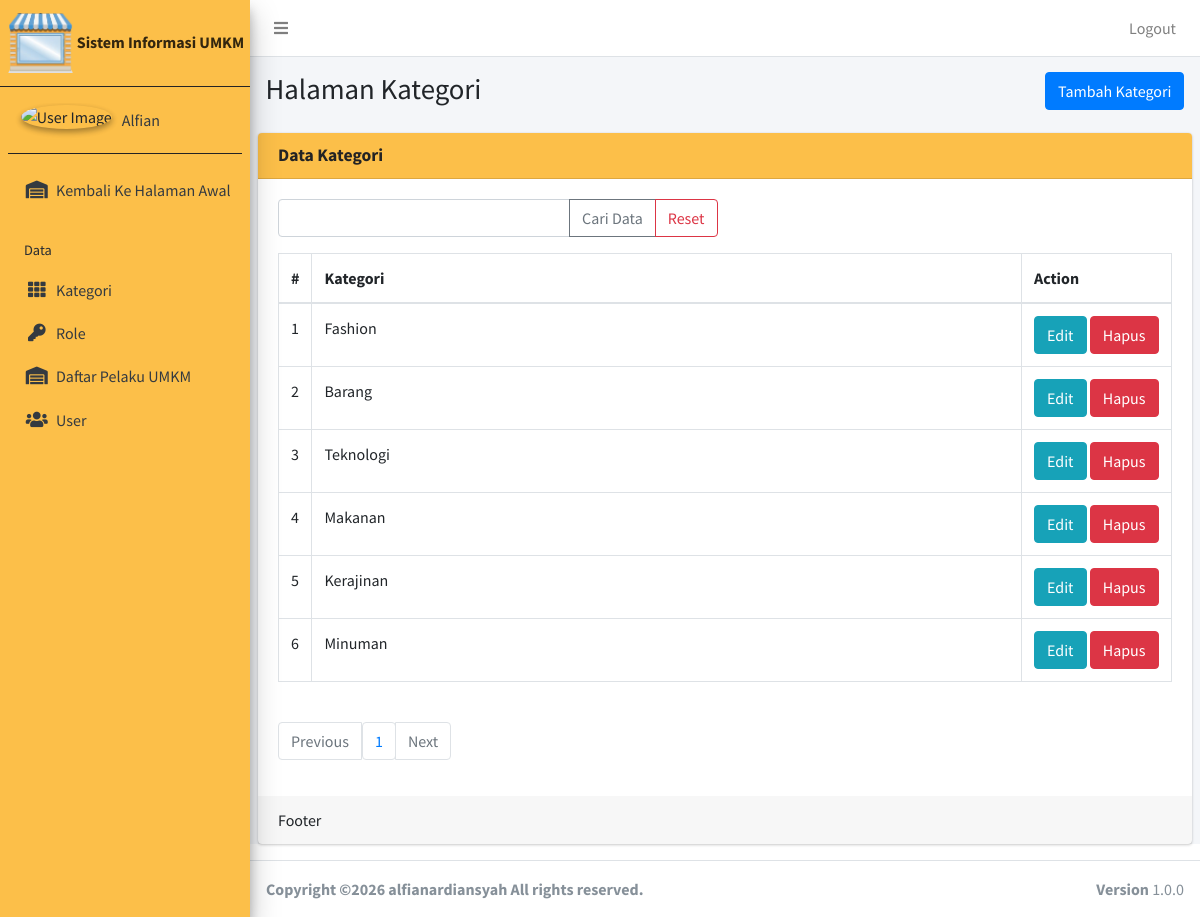
/public/kategori/pages?page=1 (signed in), run on the app's committed database.
### tables this page shows
CREATE TABLE `kategori` (
  `id` int(11) NOT NULL,
  `nama_kategori` varchar(50) NOT NULL,
  `warna` varchar(15) NOT NULL,
  `icon` varchar(15) NOT NULL
);

### app/core/Controller.php (called while the page is built, shortened)
<?php
class Controller
{
	public function view($view, $data = [])
	{
		require_once '../app/views/' . $view . '.php';
	}
	public function model($model)
	{
		return new $model;
	}
}

### app/controllers/Kategori.php (called while the page is built, shortened)
<?php
class Kategori extends Controller
{
	public function pages()
	{
		$page = $_GET['page'];
		$data['title'] = 'Data Kategori';
		$data['kategori'] = $this->model('KategoriModel')->pagination($page);
		$data['paginate'] = $this->model('KategoriModel')->get_pagination_number();
		$this->view('dashboard/kategori/index', $data);
	}
}

### app/core/App.php (called while the page is built, shortened)
<?php
class App
{
	protected $method = 'index';
	protected $params = [];
	public function __construct()
	{
		$url = $this->parseURL();
		if (file_exists('../app/controllers/' . $url[0] . '.php')) {
			unset($url[0]);
		}
		$this->controller = new $this->controller;
		if (isset($url[1])) {
			if (method_exists($this->controller, $url[1])) {
				$this->method = $url[1];
			}
		}
		call_user_func_array([$this->controller, $this->method], $this->params);
	}
	public function parseURL()
	{
		if (isset($_GET['url'])) {
			$url = rtrim($_GET['url'], '/');
			$url = filter_var($url, FILTER_SANITIZE_URL);
			$url = explode('/', $url);
			return $url;
		}
	}
}

### public/index.php (called while the page is built, shortened)
<?php
$app = new App;

### app/core/Database.php (called while the page is built, shortened)
<?php
class Database
{
	private $host = DB_HOST;
	private $user = DB_USER;
	private $pass = DB_PASS;
	private $dbnm = DB_NAME;
	private $dbh;
	private $stmt;
	public function __construct()
	{
		$dsn = 'mysql:host=' . $this->host . ';dbname=' . $this->dbnm;
		$option = [
			PDO::ATTR_PERSISTENT => true,
			PDO::ATTR_ERRMODE => PDO::ERRMODE_EXCEPTION
		];
		try {
			$this->dbh = new PDO($dsn, $this->user, $this->pass, $option);
		} catch (PDOException $e) {
			die($e->getMessage());
		}
	}
	public function query($query)
	{
		$this->stmt = $this->dbh->prepare($query);
	}
	public function execute()
	{
		$this->stmt->execute();
	}
	public function resultSet()
	{
		$this->execute();
		return $this->stmt->fetchAll(PDO::FETCH_ASSOC);
	}
}

### app/models/KategoriModel.php (called while the page is built, shortened)
<?php
class KategoriModel
{
	private $table = 'kategori';
	private $db;
	public function __construct()
	{
		$this->db = new Database;
		$this->get_all_data_kategori();
	}
	public function get_all_data_kategori()
	{
		$this->db->query('SELECT * FROM ' . $this->table);
		$this->total_records = count($this->db->resultSet());
		return $this->db->resultSet();
	}
	public function pagination($page)
	{
		$start = 0;
		$this->db->query("SELECT * FROM " . $this->table . ' LIMIT ' . $start . ', 10 ');
		return $this->db->resultSet();
	}
}

### app/views/dashboard/kategori/index.php (the view, shortened to what this page needs)
<div class="content-wrapper">
  <section class="content-header">
    <div class="container-fluid">
      <div class="d-flex row mb-2">
        <div class="col-sm-10">
          <h1>Halaman Kategori</h1>
        </div>
        <?php if ($_SESSION['role'] == 'Admin'): ?>
          <div class="col-sm-2">
            <a href="<?= base_url; ?>/kategori/tambah" class="btn float-right btn-primary">Tambah Kategori</a>
          </div>
        <?php endif; ?>
      </div>
    </div>
  </section>
  <section class="content">
    <div class="card">
      <div class="card-header">
        <h3 class="card-title font-weight-bold"><?= $data['title'] ?></h3>
      </div>
      <div class="card-body">
        <form action="<?= base_url; ?>/kategori/cari" method="post">
          <div class="row mb-3">
            <div class="col-lg-6">
              <div class="input-group">
                <input type="text" class="form-control" placeholder="" name="key">
                <div class="input-group-append">
                  <button class="btn btn-outline-secondary" type="submit">Cari Data</button>
                  <a class="btn btn-outline-danger" href="<?= base_url; ?>/kategori">Reset</a>
                </div>
              </div>
            </div>
          </div>
        </form>
        <table class="table table-bordered">
          <thead>
            <tr>
              <th style="width: 10px">#</th>
              <th>Kategori</th>
              <?php if ($_SESSION['role'] == 'Admin'): ?>
                <th style="width: 150px">Action</th>
              <?php endif; ?>
            </tr>
          </thead>
          <tbody>
            <?php $no = 1; ?>
            <?php foreach ($data['kategori'] as $row): ?>
              <tr>
                <td><?= $no; ?></td>
                <td><?= $row['nama_kategori']; ?></td>
                <?php if ($_SESSION['role'] == 'Admin'): ?>
                  <td>
                    <a href="<?= base_url; ?>/kategori/edit/<?= $row['id'] ?>" class="btn btn-info">Edit</a> <a
                      href="<?= base_url; ?>/kategori/hapus/<?= $row['id'] ?>" class="btn btn-danger"
                      onclick="return confirm('Hapus data?');">Hapus</a>
                  </td>
                <?php endif; ?>
              </tr>
              <?php $no++;
            endforeach; ?>
          </tbody>
        </table>
      </div>
      <div class="row" style="padding: 1.25rem;">
        <div class="col-sm-12">
          <div class="dataTables_paginate paging_simple_numbers" id="example1_paginate">
            <ul class="pagination">
              <li
                class="paginate_button page-item previous <?= isset($_GET['page']) && $_GET['page'] <= 1 ? 'disabled' : '' ?>"
                id="example1_previous"><a
                  href="<?= base_url; ?>/kategori/pages?page=<?= isset($_GET['page']) && $_GET['page'] >= 1 ? $_GET['page'] - 1 : 1 ?>"
                  aria-controls="example1" data-dt-idx="0" tabindex="0" class="page-link">Previous</a></li>
              <?php for ($i = 0; $i < $data['paginate']; $i++): ?>
                <form action="" method="post">
                  <li class="paginate_button page-item"><a href="<?= base_url; ?>/kategori/pages?page=<?= $i + 1 ?>"
                      aria-controls="example1" data-dt-idx="1" tabindex="0" class="page-link"><?= $i + 1 ?></a></li>
                </form>
              <?php endfor; ?>
              <li
                class="paginate_button page-item next <?= isset($_GET['page']) && $_GET['page'] >= $data['paginate'] ? 'disabled' : '' ?>"
                id="example1_next"><a
                  href="<?= base_url; ?>/kategori/pages?page=<?= isset($_GET['page']) && $_GET['page'] < $data['paginate'] ? $_GET['page'] + 1 : 1 ?>"
                  aria-controls="example1" data-dt-idx="7" tabindex="0" class="page-link">Next</a></li>
            </ul>
          </div>
        </div>
      </div>
      <div class="card-footer">
        Footer
      </div>
    </div>
  </section>
</div>

### app/views/dashboard/templates/header.php (style rules this page uses)
.card-header { background-color: #FCBF49 !important; color: #232324 !important; }

### data on the page
kategori: nama_kategori "Fashion"
kategori: nama_kategori "Barang"
kategori: nama_kategori "Teknologi"
kategori: nama_kategori "Makanan"
kategori: nama_kategori "Kerajinan"
kategori: nama_kategori "Minuman"

### other printed values
$_SESSION['nama'] "Alfian"
$data['title'] "Data Kategori"
